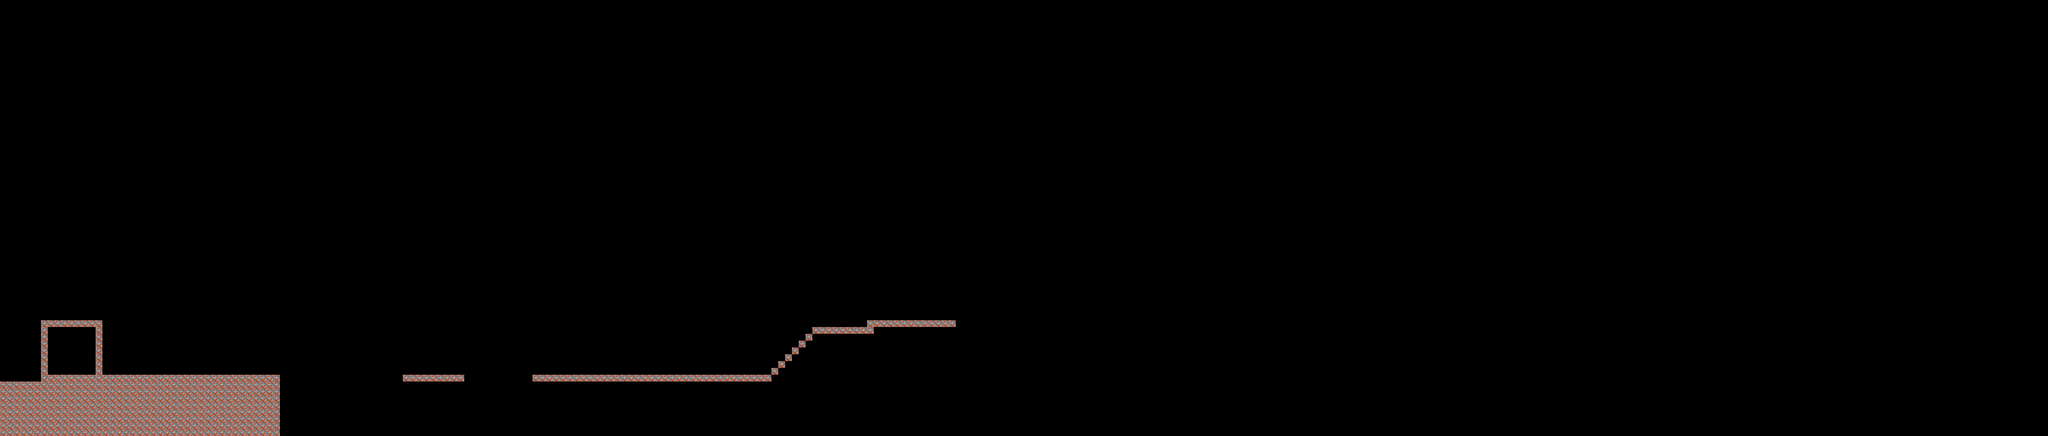

Rendered tile map (Tiled .tmx) drawn with the repository's tilesets; below, a short description and the map source with its tile grids summarised:
An orthogonal 300x64 tile map with 16x16 px tiles, 1 tile layer (collision) and 2 objects (spawn, trackedRobot).

<map version="1.2" tiledversion="1.3.4" orientation="orthogonal" renderorder="right-down" width="300" height="64" tilewidth="16" tileheight="16" infinite="0" nextlayerid="3" nextobjectid="4">
 <properties>
  <property name="spawnx" type="float" value="10" />
  <property name="spawny" type="float" value="10" />
 </properties>
 <tileset firstgid="1" source="presentTiles.tsx" />
 <layer id="1" name="collision" width="300" height="64">
  <data>[19200 cells, 458 non-empty, 1 distinct tile ids]</data>
 </layer>
 <objectgroup id="2" name="objects">
  <object id="2" name="spawn" x="166" y="811" width="4" height="24" />
  <object id="3" name="enemy1" type="trackedRobot" x="993" y="806" width="40" height="56" />
 </objectgroup>
</map>
